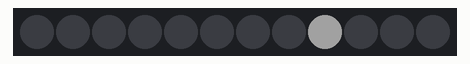
The sketch below on a simulated Arduino Uno, built with avr-gcc and run on an emulated ATmega328P. Parts: 12 RGB LEDs in strip order, left to right. Dim RGB values are drawn brighter than linear; random numbers use the default seed unless the sketch sets one.

Above: at 0.07 s.
At 0.49 s:
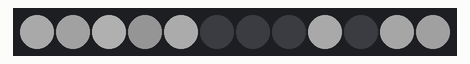
At 1.05 s:
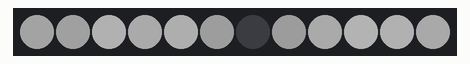
At 39.32 s:
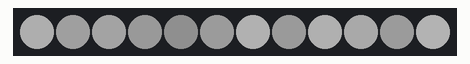

The sketch:

stars-gemma.ino
```cpp
// (licence header left out)
//Windows Drivers are needed for the Gemma. Find them here:
//https://learn.adafruit.com/usbtinyisp/drivers

//Follow this Programming Guide
//https://learn.adafruit.com/introducing-gemma/setting-up-with-arduino-ide

//Thanks to Adafruit for their wonderful Neopixel Library.
//Install it and set it up:
//https://github.com/adafruit/Adafruit_NeoPixel

#include "Adafruit_NeoPixel.h"
#define PIN 1
Adafruit_NeoPixel strip = Adafruit_NeoPixel(12, PIN, NEO_GRB + NEO_KHZ800);

void setup() {
  strip.begin();
  strip.show(); // Initialize all pixels to 'off'
  randomSeed(analogRead(1));
}

void loop() {
  //Pick a random pixel
  int pixelNum = random(0,strip.numPixels());

  //Pick a random brightness value
  int brightness = random(15,61);

  //Random time between flickering.
  int sleep = random(5,41);

  strip.setPixelColor(pixelNum,strip.Color(brightness,brightness,brightness));
  strip.show();
  delay(sleep);
}
```
